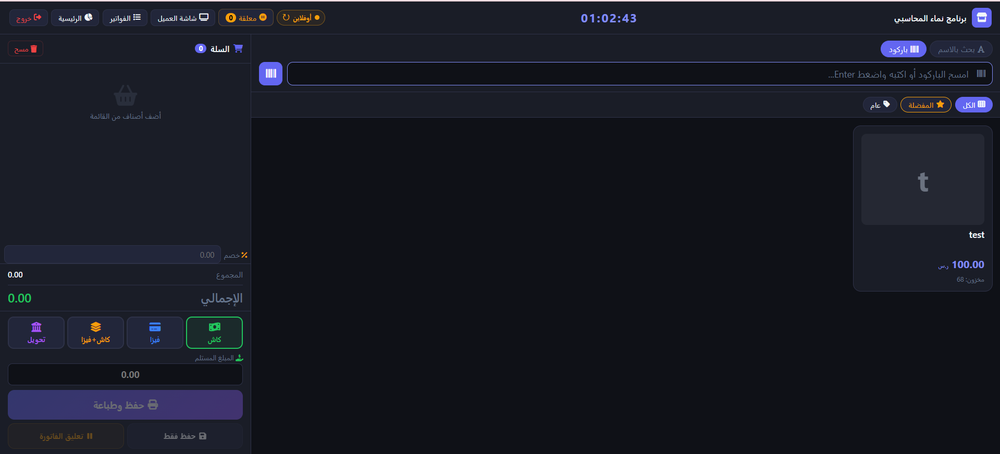
#> input picture tmp/namaa-screens-20260919/namaa secreens/Screenshot 2026-09-16 010251.png, 1000 x 454 px, shrunk from 1919 x 872 before the run, found by its file name
$ python crop_sync.py
#> lines starting #> are read from the running program, lines starting #| are printed output that depends on the picture
from PIL import Image
import os

src_dir = r"c:\Users\User\Namaa\tmp\namaa-screens-20260919\namaa secreens"
out_dir = r"c:\Users\User\Namaa\assets\screenshots"

files = [
    ("Screenshot 2026-09-16 010251.png", "namaa-sync-offline-full.webp"),
    ("Screenshot 2026-09-16 010448.png", "namaa-sync-pending-full.webp"),
    ("Screenshot 2026-09-16 010515.png", "namaa-sync-complete-full.webp"),
]

# First, just show dimensions and save a preview crop to inspect
for src_name, out_name in files:
    path = os.path.join(src_dir, src_name)
    img = Image.open(path)
#> img is the input picture: PIL image 1000x454 RGBA; mean R, G, B, A 23.5, 25.8, 35.2, 255
    w, h = img.size
#> w = 1000; h = 454
    print(f"{src_name}: {w}x{h}")
#| Screenshot 2026-09-16 010251.png: 1000x454

    # Crop top portion: show top ~220px which should include the nav bar with the indicator
    # The nav bar in Namaa is typically around y=40-90px at 1920px width
    # Let's crop from y=0 to y=220 to capture nav + a bit of content
    crop_box = (0, 0, w, 220)
#> crop_box = (0, 0, 1000, 220)
    cropped = img.crop(crop_box)
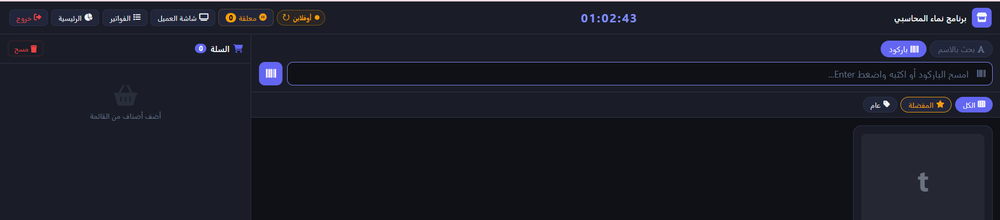
#> cropped: PIL image 1000x220 RGBA; mean R, G, B, A 27, 29.3, 39.5, 255
    out_path = os.path.join(out_dir, out_name)
    cropped.save(out_path, "WEBP", quality=92)
    print(f"  -> saved {cropped.size} to {out_name}")
#|   -> saved (1000, 220) to namaa-sync-offline-full.webp
#> (the run stopped early here; a loop or call above may not have finished)
